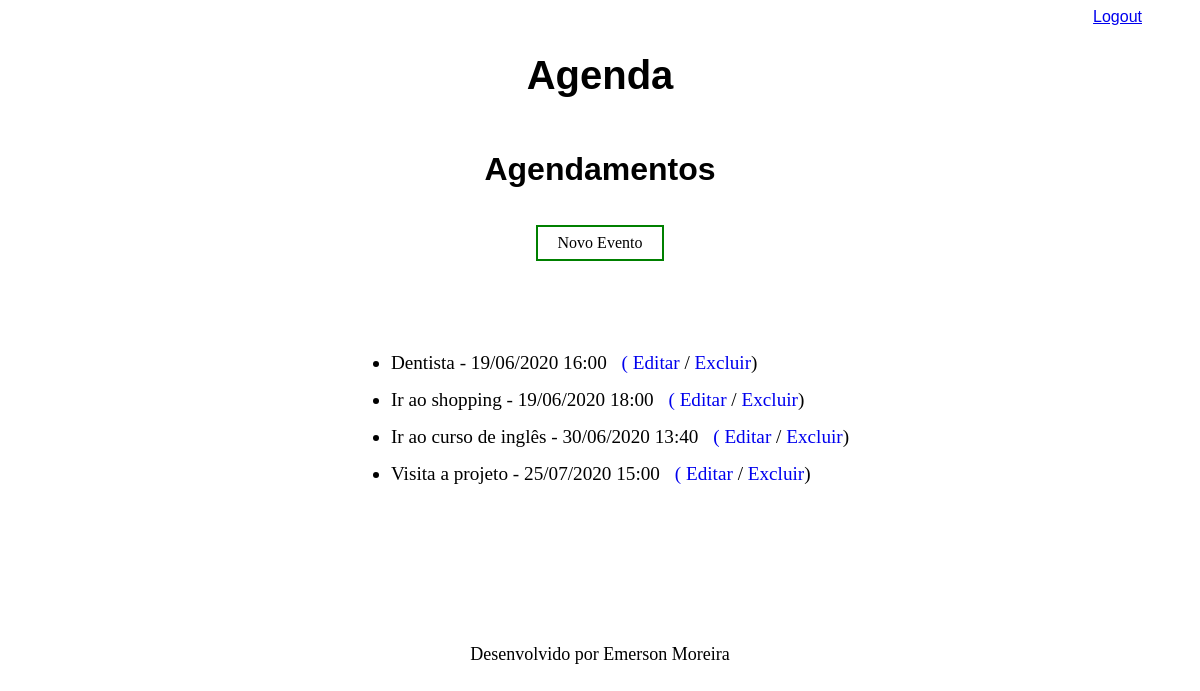
The app's page /agenda/ (signed in), older data.
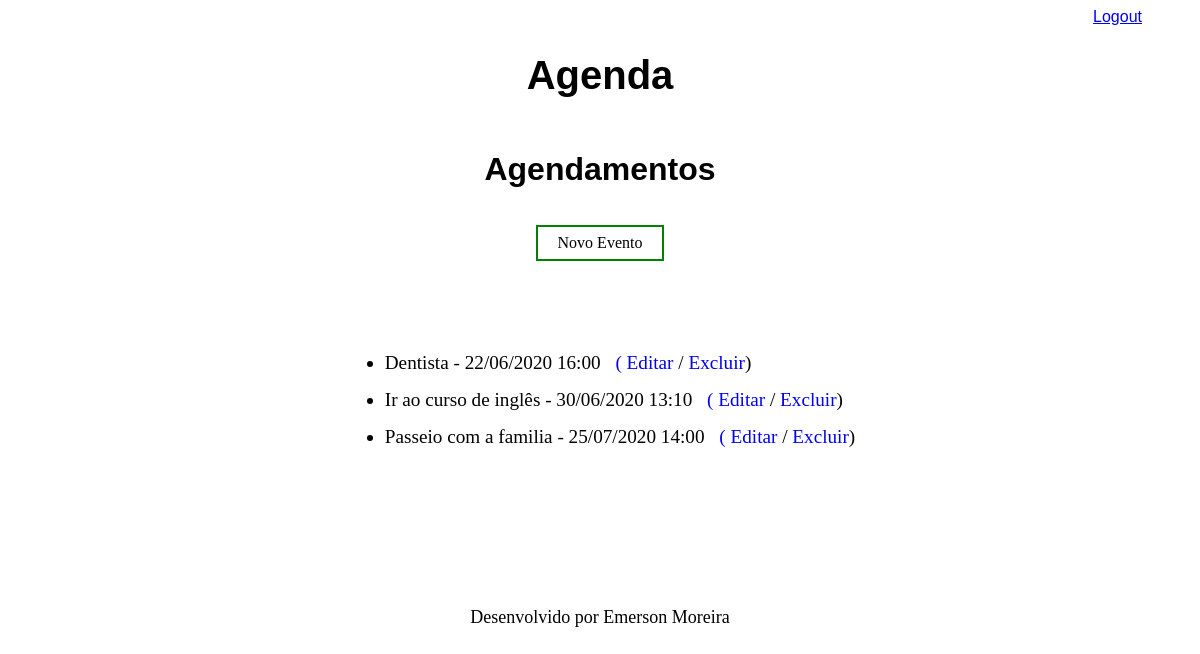
The same page, newer data.
### core/models.py (models this page shows, shortened)
class Evento(models.Model):
    titulo = models.CharField(max_length=100)
    descricao = models.TextField(blank=True, null=True)
    data_evento = models.DateTimeField(verbose_name='Data do Evento')
    data_criacao = models.DateTimeField(auto_now=True)
    usuario = models.ForeignKey(User, on_delete=models.CASCADE)
    class Meta:
        db_table = 'evento'
    def get_data_evento(self):
        return self.data_evento.strftime('%d/%m/%Y %H:%M')
    def get_evento_atrasado(self):
        if self.data_evento < datetime.now():
            return True
        else:
            return False

### core/views.py (the view)
# urls.py: path('agenda/', views.lista_eventos),
@login_required(login_url='/login/')
def lista_eventos(request):
    usuario = request.user
    data_atual = datetime.now() - timedelta(hours=1)
    evento = Evento.objects.filter(usuario=usuario,
                                   data_evento__gt=data_atual)
    dados = {'eventos': evento}
    return render(request, 'agenda.html', dados)

### template/agenda.html (shortened to what this page needs)
{% extends "model-page.html" %}
{% block content %}
   <div style="display: flex; flex-direction: column; justify-content: center; align-items: center;">
    <h2 style="font-family: Arial, Helvetica, sans-serif; font-size: 2em">Agendamentos</h2>
    <div style="margin: 10px 0px 40px 0">
        <a href="evento/" style="background-color: white;color: black;border: 2px solid green; padding: 7px 20px;text-align: center; text-decoration: none; display: inline-block;" > Novo Evento</a>
    </div>
<div style="margin-top: 35px">
    <ul style="padding-bottom: 10px">
        {% for evento in eventos %}
                <li style="padding-bottom: 15px; font-size: 1.2em">
                    <div style=  >
                    {{ evento.titulo }} - {{ evento.get_data_evento }}
                    <a style="margin-left: 10px; text-decoration: none" href="evento/?id={{evento.id}}">( Editar</a> / <a style="text-decoration: none" href="evento/delete/{{evento.id}}/">Excluir</a>)
                    </div>
                 </li>
        {% endfor %}
    </ul>
</div>
{% endblock %}

### template/model-page.html
<!DOCTYPE html>
<html lang="en">
    {% include "model-header.html" %}
<body>
    {% block content %} {% endblock %}
    {% include "model-footer.html" %}
</body>
</html>

### template/model-header.html (shortened to what this page needs)
<div align="right" style="font-family: Arial, Helvetica, sans-serif;margin-right:50px;">
    <a href="/logout">Logout</a>
</div>
<h1 style="text-align: center; font-family: Arial, Helvetica, sans-serif; font-size: 2.5em">Agenda</h1>

### template/model-footer.html
<div style="margin-top: 100px">
    <p style="font-size: 18px">Desenvolvido por Emerson Moreira</p>
</div>

Row changes from the older to the newer data that the page shows:
removed Evento: titulo "Ir ao shopping", get_data_evento "19/06/2020 18:00"
removed Evento: titulo "Visita a projeto", get_data_evento "25/07/2020 15:00"
changed Evento "Dentista": get_data_evento "19/06/2020 16:00" → "22/06/2020 16:00"
changed Evento "Ir ao curso de inglês": get_data_evento "30/06/2020 13:40" → "30/06/2020 13:10"
added Evento: titulo "Passeio com a familia", get_data_evento "25/07/2020 14:00"
